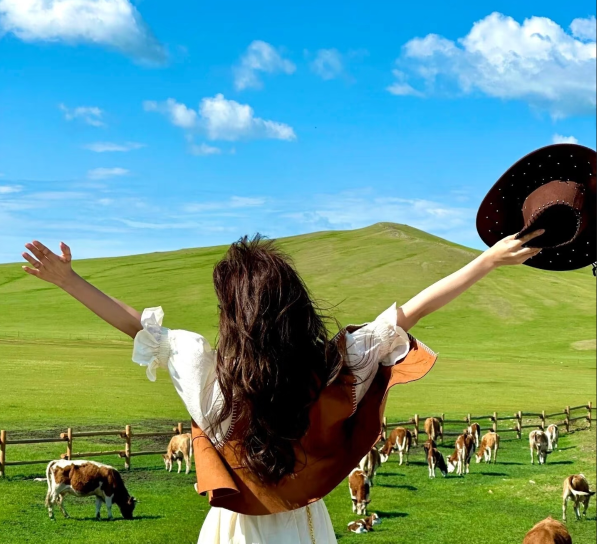
#> input picture project1/people.png, 1194 x 1087 px (shown at 1/2 size)
$ python test2-2.py
#> lines starting #> are read from the running program, lines starting #| are printed output that depends on the picture
import os
import numpy as np
from PIL import Image, ImageDraw, ImageEnhance
import random

def create_photo_mosaic(original_image_path, image_folder='images', output_path='output/photo_mosaic.jpg',
                      canvas_size=800, tile_size=30, overlap=0, final_alpha=0.3):
    #1.加载并调整原始图片大小
#> called with original_image_path = 'people.png', image_folder = 'images', output_path = 'output/photo_mosaic.jpg', canvas_size = 800, tile_size = 10, overlap = 0, final_alpha = 0.35
    try:
        original = Image.open(original_image_path).convert('RGB')
        original = original.resize((canvas_size, canvas_size), Image.LANCZOS)
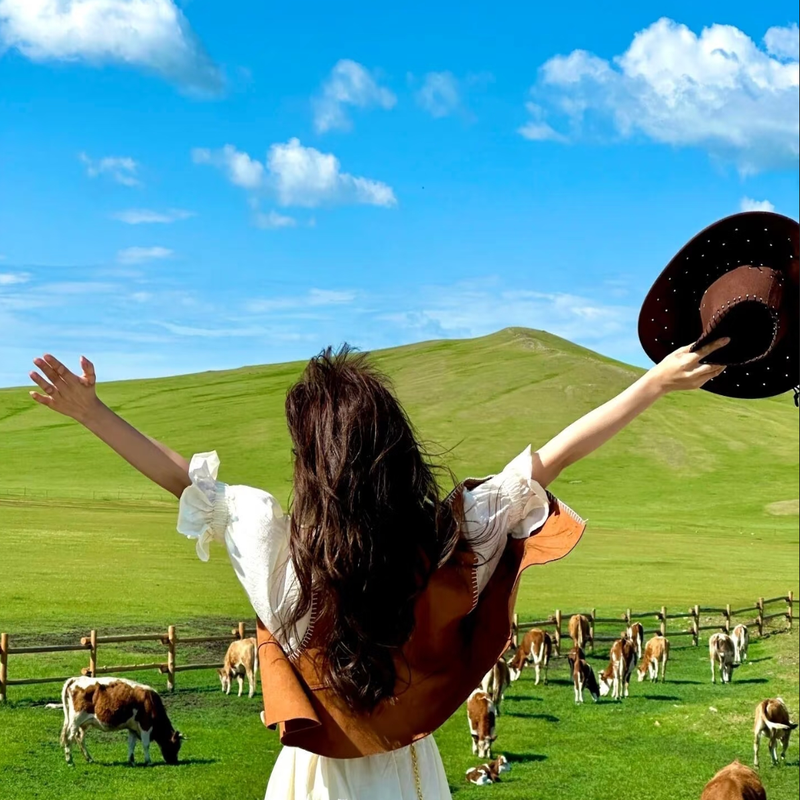
#> original: PIL image 800x800 RGB; mean R, G, B 102.9, 150, 134.3
    except FileNotFoundError:
        raise FileNotFoundError(f"原始图片未找到: {os.path.abspath(original_image_path)}")

    #2.获取所有马赛克图块图片
    if not os.path.exists(image_folder):
        os.makedirs(image_folder)
        raise FileNotFoundError(f"请将图片放入 {os.path.abspath(image_folder)} 文件夹中")

    image_files = [f for f in os.listdir(image_folder)
                  if f.lower().endswith(('.jpg', '.jpeg', '.png'))]

    if not image_files:
        raise FileNotFoundError(f"在 {image_folder} 中未找到任何图片")

    #3.预处理所有马赛克图块
    print("正在预处理马赛克图块...")
    tile_images = []
    for img_file in image_files:
        try:
            img = Image.open(os.path.join(image_folder, img_file))
            img = img.convert('RGB')
            # 调整图块大小，保持宽高比
            img_ratio = img.width / img.height
            if img_ratio > 1:
                new_width = tile_size
                new_height = int(tile_size / img_ratio)
            else:
                new_height = tile_size
                new_width = int(tile_size * img_ratio)

            img = img.resize((new_width, new_height), Image.LANCZOS)
            tile = Image.new('RGB', (tile_size, tile_size), (255, 255, 255))
            x = (tile_size - new_width) // 2
            y = (tile_size - new_height) // 2
            tile.paste(img, (x, y))

            tile_images.append(tile)
        except Exception as e:
            print(f"警告: 无法处理图片 {img_file}: {e}")

    if not tile_images:
        raise ValueError("没有可用的马赛克图块图片")

    # 4. 创建马赛克层
    print("正在生成马赛克...")
    mosaic_layer = Image.new('RGB', (canvas_size, canvas_size), (255, 255, 255))
    spacing = max(1, int(tile_size * (1 - overlap)))  # 确保至少为1

    # 计算马赛克图块的行列数
    rows = (canvas_size + spacing - 1) // spacing
    cols = (canvas_size + spacing - 1) // spacing

    for i in range(rows):
        for j in range(cols):
            y = i * spacing
            x = j * spacing
            if x >= canvas_size or y >= canvas_size:
                continue
            region = original.crop((x, y, min(x + tile_size, canvas_size), min(y + tile_size, canvas_size)))
            tile = random.choice(tile_images).copy()
            enhancer = ImageEnhance.Brightness(tile)
            tile = enhancer.enhance(0.8)
            mosaic_layer.paste(tile, (x, y))

        progress = (i + 1) / rows * 100
        print(f"\r处理进度: {progress:.1f}%", end="")

    print("\n正在合成最终图像...")
    final_image = Image.blend(original, mosaic_layer, final_alpha)

    # 7. 保存结果
    os.makedirs(os.path.dirname(os.path.abspath(output_path)), exist_ok=True)
    final_image.save(output_path, quality=95)
    print(f"马赛克图片已保存至: {os.path.abspath(output_path)}")

    return final_image

if __name__ == "__main__":
    try:
        if not os.path.exists('output'):
            os.makedirs('output')

        # 配置参数
        original_image = 'people.png'  # 原始图片路径
        output_image = 'output/photo_mosaic.jpg'  # 输出图片路径

        print(f"开始生成照片马赛克效果...")
        result = create_photo_mosaic(
            original_image_path=original_image,
            image_folder='images',  # 马赛克图块图片所在文件夹
            output_path=output_image,
            canvas_size=800,       # 输出图片大小
            tile_size=10,          # 每个马赛克图块的大小
            overlap=0,             # 图块重叠比例（0-1）
            final_alpha=0.35      # 马赛克层的不透明度（0-1）
        )

        print("生成完成！")

    except Exception as e:
        print(f"错误: {e}")
        print("\n使用说明:")
        print(f"1. 确保原始图片 '{original_image}' 存在于程序目录下")
        print("2. 在程序所在目录下创建一个名为 'images' 的文件夹")
        print("3. 将用于马赛克的图片（如人脸图片）放入 'images' 文件夹中")
        print("4. 运行此脚本")
        print("\n提示:")
        print("- 建议使用至少20-30张不同的图片以获得更好的效果")
        print("- 可以调整 canvas_size 和 tile_size 参数来改变输出大小和细节程度")
        print("- 调整 final_alpha 参数（0-1之间）可以改变马赛克效果的强度，值越小原图越清晰")

$ run again, with project1/output/heart_mosaic.jpg saved as project1/people.png
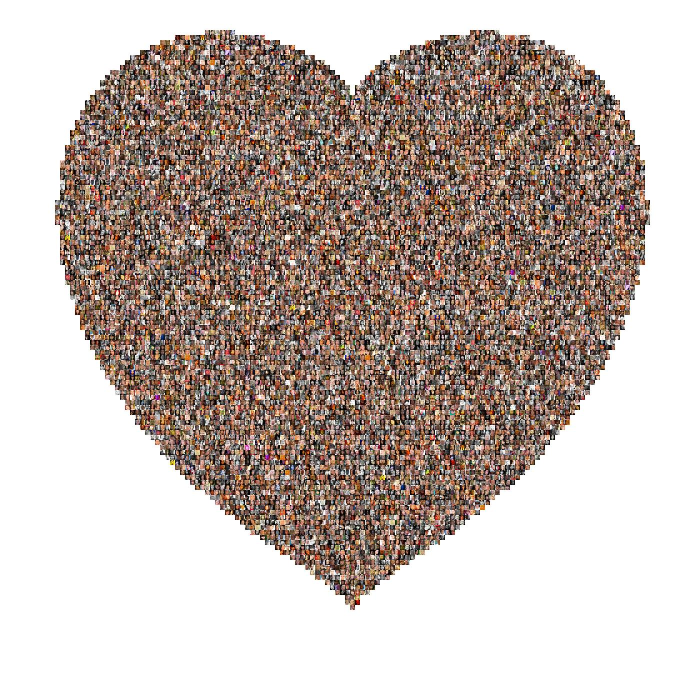
#> input picture project1/output/heart_mosaic.jpg, 1400 x 1400 px (shown at 1/2 size)
#> in create_photo_mosaic, original is the input picture: PIL image 1400x1400 RGB; mean R, G, B 192.8, 180.5, 174.1
#> in create_photo_mosaic, `original = original.resize((canvas_size, canvas_size), Image.LANCZOS)`:
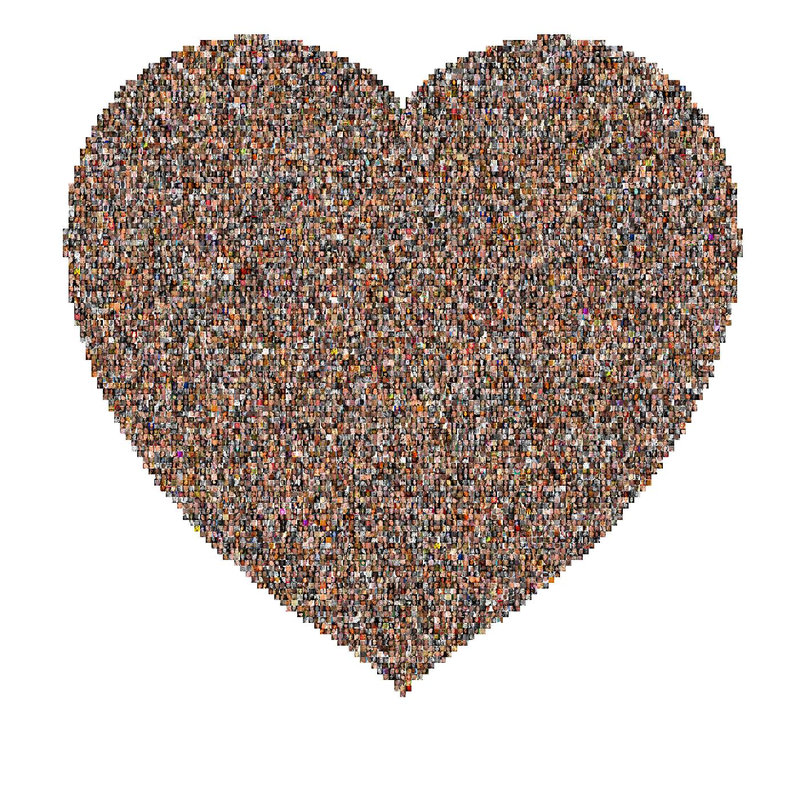
#> original: PIL image 800x800 RGB; mean R, G, B 192.8, 180.5, 174.2

$ run again, with project1/output/hua_mosaic.jpg saved as project1/people.png
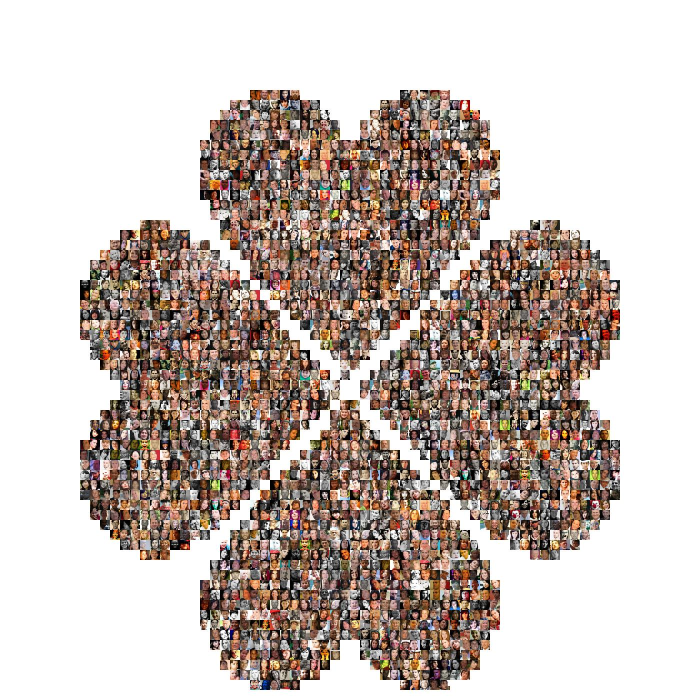
#> input picture project1/output/hua_mosaic.jpg, 1400 x 1400 px (shown at 1/2 size)
#> in create_photo_mosaic, original is the input picture: PIL image 1400x1400 RGB; mean R, G, B 197.6, 186.2, 180.2
#> in create_photo_mosaic, `original = original.resize((canvas_size, canvas_size), Image.LANCZOS)`:
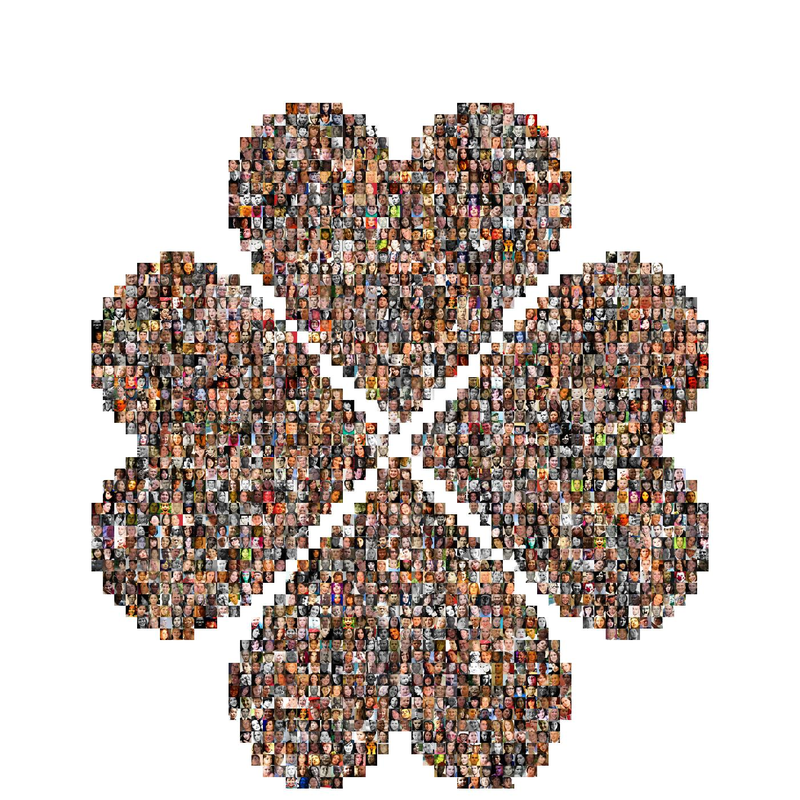
#> original: PIL image 800x800 RGB; mean R, G, B 197.5, 186.1, 180.2

$ run again, with project1/output/star_mosaic.jpg saved as project1/people.png
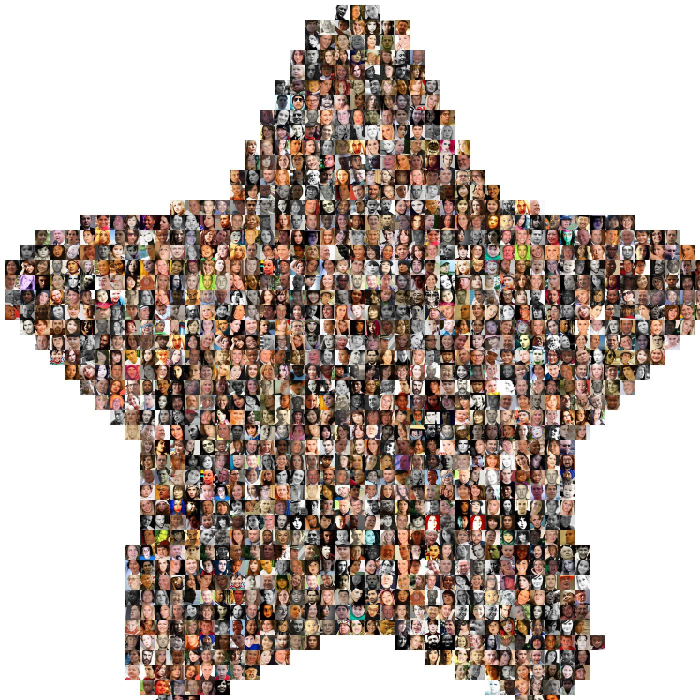
#> input picture project1/output/star_mosaic.jpg, 1400 x 1400 px (shown at 1/2 size)
#> in create_photo_mosaic, original is the input picture: PIL image 1400x1400 RGB; mean R, G, B 184.3, 170.2, 162.7
#> in create_photo_mosaic, `original = original.resize((canvas_size, canvas_size), Image.LANCZOS)`:
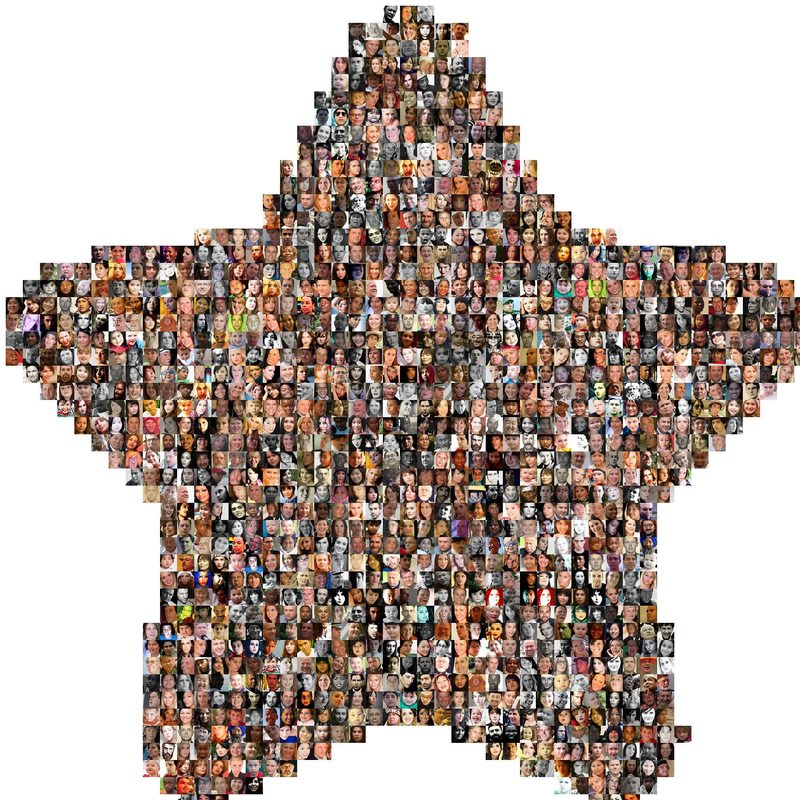
#> original: PIL image 800x800 RGB; mean R, G, B 184.2, 170.2, 162.8
